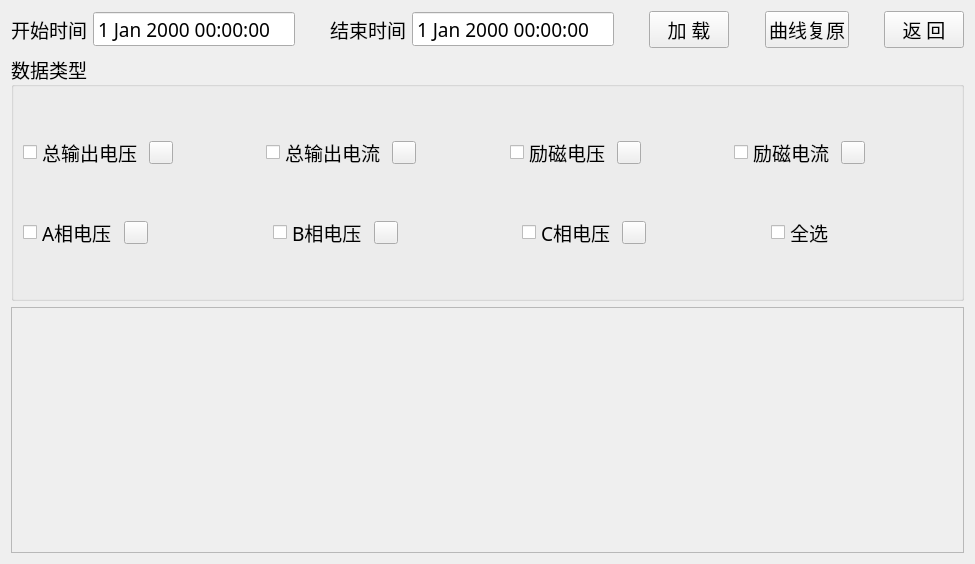
<?xml version="1.0" encoding="UTF-8"?>
<ui version="4.0">
 <class>hiscurveForm</class>
 <widget class="QWidget" name="hiscurveForm">
  <property name="geometry">
   <rect>
    <x>0</x>
    <y>0</y>
    <width>975</width>
    <height>564</height>
   </rect>
  </property>
  <property name="font">
   <font>
    <family>微软雅黑</family>
    <pointsize>14</pointsize>
   </font>
  </property>
  <property name="windowTitle">
   <string>历史曲线</string>
  </property>
  <property name="windowIcon">
   <iconset>
    <normaloff>logo_home.png</normaloff>logo_home.png</iconset>
  </property>
  <layout class="QGridLayout" name="gridLayout">
   <item row="0" column="0">
    <layout class="QVBoxLayout" name="verticalLayout_2">
     <item>
      <layout class="QHBoxLayout" name="horizontalLayout">
       <item>
        <widget class="QLabel" name="label_starttime">
         <property name="font">
          <font>
           <pointsize>14</pointsize>
          </font>
         </property>
         <property name="text">
          <string>开始时间</string>
         </property>
        </widget>
       </item>
       <item>
        <widget class="QDateTimeEdit" name="dateTimeEdit_start">
         <property name="buttonSymbols">
          <enum>QAbstractSpinBox::NoButtons</enum>
         </property>
        </widget>
       </item>
       <item>
        <spacer name="horizontalSpacer_3">
         <property name="orientation">
          <enum>Qt::Horizontal</enum>
         </property>
         <property name="sizeHint" stdset="0">
          <size>
           <width>40</width>
           <height>20</height>
          </size>
         </property>
        </spacer>
       </item>
       <item>
        <widget class="QLabel" name="label_endtime">
         <property name="font">
          <font>
           <pointsize>14</pointsize>
          </font>
         </property>
         <property name="text">
          <string>结束时间</string>
         </property>
        </widget>
       </item>
       <item>
        <widget class="QDateTimeEdit" name="dateTimeEdit_end">
         <property name="buttonSymbols">
          <enum>QAbstractSpinBox::NoButtons</enum>
         </property>
        </widget>
       </item>
       <item>
        <spacer name="horizontalSpacer_4">
         <property name="orientation">
          <enum>Qt::Horizontal</enum>
         </property>
         <property name="sizeHint" stdset="0">
          <size>
           <width>40</width>
           <height>20</height>
          </size>
         </property>
        </spacer>
       </item>
       <item>
        <widget class="QPushButton" name="loadBtn">
         <property name="font">
          <font>
           <pointsize>14</pointsize>
          </font>
         </property>
         <property name="text">
          <string>加 载</string>
         </property>
        </widget>
       </item>
       <item>
        <spacer name="horizontalSpacer_9">
         <property name="orientation">
          <enum>Qt::Horizontal</enum>
         </property>
         <property name="sizeHint" stdset="0">
          <size>
           <width>40</width>
           <height>20</height>
          </size>
         </property>
        </spacer>
       </item>
       <item>
        <widget class="QPushButton" name="recoverBtn">
         <property name="text">
          <string>曲线复原</string>
         </property>
        </widget>
       </item>
       <item>
        <spacer name="horizontalSpacer_10">
         <property name="orientation">
          <enum>Qt::Horizontal</enum>
         </property>
         <property name="sizeHint" stdset="0">
          <size>
           <width>40</width>
           <height>20</height>
          </size>
         </property>
        </spacer>
       </item>
       <item>
        <widget class="QPushButton" name="closeBtn">
         <property name="enabled">
          <bool>true</bool>
         </property>
         <property name="maximumSize">
          <size>
           <width>150</width>
           <height>37</height>
          </size>
         </property>
         <property name="text">
          <string>返 回</string>
         </property>
        </widget>
       </item>
      </layout>
     </item>
     <item>
      <widget class="QGroupBox" name="groupBox">
       <property name="title">
        <string>数据类型</string>
       </property>
       <layout class="QGridLayout" name="gridLayout_2">
        <item row="1" column="0" colspan="2">
         <layout class="QHBoxLayout" name="horizontalLayout_3">
          <item>
           <widget class="QCheckBox" name="checkBox_AVolt">
            <property name="text">
             <string>A相电压</string>
            </property>
           </widget>
          </item>
          <item>
           <widget class="QToolButton" name="toolButton_phAvolt">
            <property name="text">
             <string/>
            </property>
            <property name="iconSize">
             <size>
              <width>16</width>
              <height>16</height>
             </size>
            </property>
           </widget>
          </item>
          <item>
           <spacer name="horizontalSpacer_5">
            <property name="orientation">
             <enum>Qt::Horizontal</enum>
            </property>
            <property name="sizeHint" stdset="0">
             <size>
              <width>40</width>
              <height>20</height>
             </size>
            </property>
           </spacer>
          </item>
          <item>
           <widget class="QCheckBox" name="checkBox_BVolt">
            <property name="text">
             <string>B相电压</string>
            </property>
           </widget>
          </item>
          <item>
           <widget class="QToolButton" name="toolButton_phBvolt">
            <property name="text">
             <string/>
            </property>
            <property name="iconSize">
             <size>
              <width>16</width>
              <height>16</height>
             </size>
            </property>
           </widget>
          </item>
          <item>
           <spacer name="horizontalSpacer_6">
            <property name="orientation">
             <enum>Qt::Horizontal</enum>
            </property>
            <property name="sizeHint" stdset="0">
             <size>
              <width>40</width>
              <height>20</height>
             </size>
            </property>
           </spacer>
          </item>
          <item>
           <widget class="QCheckBox" name="checkBox_CVolt">
            <property name="text">
             <string>C相电压</string>
            </property>
           </widget>
          </item>
          <item>
           <widget class="QToolButton" name="toolButton_phCvolt">
            <property name="text">
             <string/>
            </property>
            <property name="iconSize">
             <size>
              <width>16</width>
              <height>16</height>
             </size>
            </property>
           </widget>
          </item>
          <item>
           <spacer name="horizontalSpacer_7">
            <property name="orientation">
             <enum>Qt::Horizontal</enum>
            </property>
            <property name="sizeHint" stdset="0">
             <size>
              <width>40</width>
              <height>20</height>
             </size>
            </property>
           </spacer>
          </item>
          <item>
           <widget class="QCheckBox" name="checkBox_All">
            <property name="text">
             <string>全选</string>
            </property>
           </widget>
          </item>
          <item>
           <spacer name="horizontalSpacer_8">
            <property name="orientation">
             <enum>Qt::Horizontal</enum>
            </property>
            <property name="sizeHint" stdset="0">
             <size>
              <width>40</width>
              <height>20</height>
             </size>
            </property>
           </spacer>
          </item>
         </layout>
        </item>
        <item row="0" column="0" colspan="2">
         <layout class="QHBoxLayout" name="horizontalLayout_2">
          <item>
           <widget class="QCheckBox" name="checkBox_totalvolt">
            <property name="text">
             <string>总输出电压</string>
            </property>
           </widget>
          </item>
          <item>
           <widget class="QToolButton" name="toolButton_totalvolt">
            <property name="text">
             <string/>
            </property>
            <property name="iconSize">
             <size>
              <width>16</width>
              <height>16</height>
             </size>
            </property>
           </widget>
          </item>
          <item>
           <spacer name="horizontalSpacer">
            <property name="orientation">
             <enum>Qt::Horizontal</enum>
            </property>
            <property name="sizeHint" stdset="0">
             <size>
              <width>18</width>
              <height>20</height>
             </size>
            </property>
           </spacer>
          </item>
          <item>
           <widget class="QCheckBox" name="checkBox_totalcurr">
            <property name="text">
             <string>总输出电流</string>
            </property>
           </widget>
          </item>
          <item>
           <widget class="QToolButton" name="toolButton_totalcurr">
            <property name="text">
             <string/>
            </property>
            <property name="iconSize">
             <size>
              <width>16</width>
              <height>16</height>
             </size>
            </property>
           </widget>
          </item>
          <item>
           <spacer name="horizontalSpacer_2">
            <property name="orientation">
             <enum>Qt::Horizontal</enum>
            </property>
            <property name="sizeHint" stdset="0">
             <size>
              <width>18</width>
              <height>20</height>
             </size>
            </property>
           </spacer>
          </item>
          <item>
           <widget class="QCheckBox" name="checkBox_excitvolt">
            <property name="text">
             <string>励磁电压</string>
            </property>
           </widget>
          </item>
          <item>
           <widget class="QToolButton" name="toolButton_excitvolt">
            <property name="text">
             <string/>
            </property>
            <property name="iconSize">
             <size>
              <width>16</width>
              <height>16</height>
             </size>
            </property>
           </widget>
          </item>
          <item>
           <spacer name="horizontalSpacer_11">
            <property name="orientation">
             <enum>Qt::Horizontal</enum>
            </property>
            <property name="sizeHint" stdset="0">
             <size>
              <width>40</width>
              <height>20</height>
             </size>
            </property>
           </spacer>
          </item>
          <item>
           <widget class="QCheckBox" name="checkBox_excitcurr">
            <property name="text">
             <string>励磁电流</string>
            </property>
           </widget>
          </item>
          <item>
           <widget class="QToolButton" name="toolButton_excitcurr">
            <property name="text">
             <string/>
            </property>
            <property name="iconSize">
             <size>
              <width>16</width>
              <height>16</height>
             </size>
            </property>
           </widget>
          </item>
          <item>
           <spacer name="horizontalSpacer_12">
            <property name="orientation">
             <enum>Qt::Horizontal</enum>
            </property>
            <property name="sizeHint" stdset="0">
             <size>
              <width>28</width>
              <height>20</height>
             </size>
            </property>
           </spacer>
          </item>
         </layout>
        </item>
       </layout>
      </widget>
     </item>
     <item>
      <widget class="QFrame" name="frame">
       <property name="frameShape">
        <enum>QFrame::StyledPanel</enum>
       </property>
       <property name="frameShadow">
        <enum>QFrame::Raised</enum>
       </property>
      </widget>
     </item>
    </layout>
   </item>
  </layout>
 </widget>
 <resources/>
 <connections/>
</ui>
